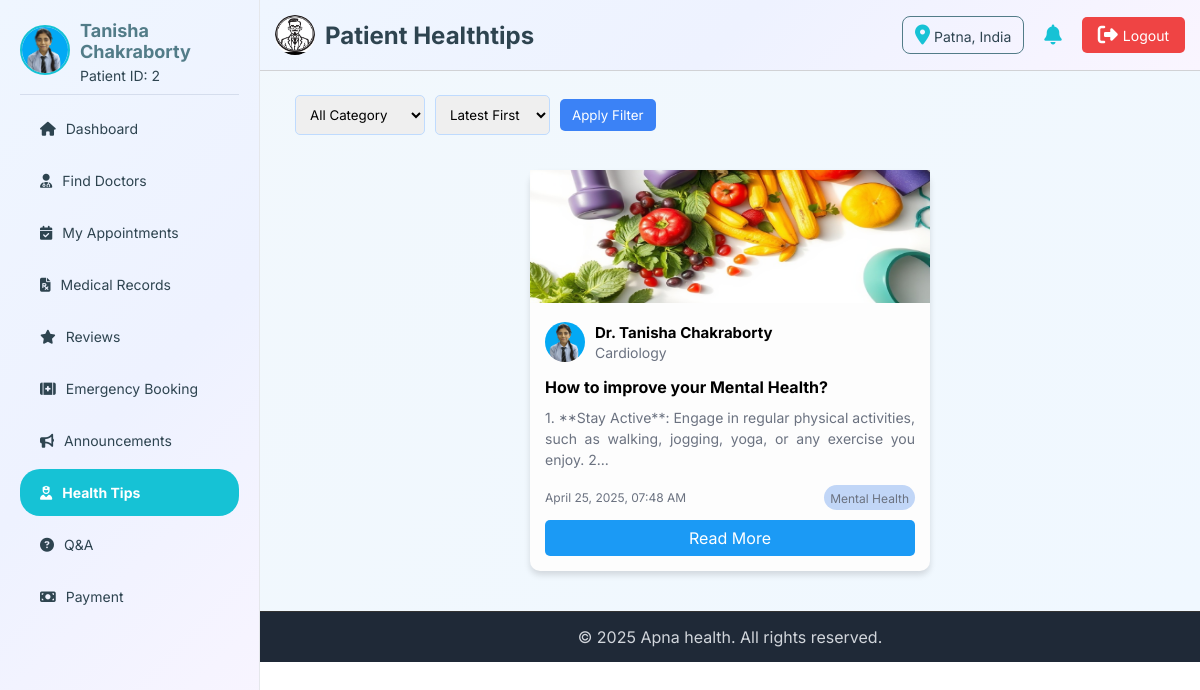
The app's page /patient/patient-healthtips.php (signed in) with its own data.
### tables this page shows
CREATE TABLE `patient` (
  `patient_id` int(11) NOT NULL,
  `name` varchar(100) NOT NULL,
  `email` varchar(255) NOT NULL,
  `password` varchar(255) NOT NULL,
  `phone` varchar(15) DEFAULT NULL,
  `gender` enum('Male','Female','Other') DEFAULT NULL,
  `dob` date DEFAULT NULL,
  `blood_group` varchar(10) DEFAULT NULL,
  `emergency_contact` varchar(16) DEFAULT NULL,
  `area` text DEFAULT NULL,
  `city` varchar(100) DEFAULT NULL,
  `state` varchar(100) DEFAULT NULL,
  `pincode` varchar(10) DEFAULT NULL,
  `profile_img` varchar(255) DEFAULT NULL,
  `availability` enum('Active','Inactive','Blocked') DEFAULT 'Active',
  `created_at` timestamp NOT NULL DEFAULT current_timestamp(),
  `updated_at` timestamp NOT NULL DEFAULT current_timestamp() ON UPDATE current_timestamp()
);

CREATE TABLE `health_tips` (
  `tip_id` int(11) NOT NULL,
  `doctor_id` int(11) NOT NULL,
  `title` varchar(255) NOT NULL,
  `description` text NOT NULL,
  `category` varchar(100) NOT NULL,
  `image` varchar(255) DEFAULT NULL,
  `likes` int(11) DEFAULT 0,
  `created_at` timestamp NOT NULL DEFAULT current_timestamp(),
  `updated_at` timestamp NOT NULL DEFAULT current_timestamp() ON UPDATE current_timestamp()
);

CREATE TABLE `doctor` (
  `doctor_id` int(11) NOT NULL,
  `UID` varchar(20) NOT NULL,
  `name` varchar(255) NOT NULL,
  `email` varchar(255) NOT NULL,
  `phone` varchar(15) DEFAULT NULL,
  `password` varchar(255) NOT NULL,
  `specialization` varchar(255) DEFAULT NULL,
  `experience` int(11) DEFAULT NULL,
  `qualification` text DEFAULT NULL,
  `bio` text DEFAULT NULL,
  `profile_img` varchar(255) DEFAULT NULL,
  `rating` decimal(3,2) DEFAULT 0.00,
  `total_reviews` int(11) DEFAULT 0,
  `availability` enum('Active','Inactive','Blocked') DEFAULT 'Active',
  `address` varchar(512) DEFAULT NULL,
  `gender` enum('Male','Female','Other') DEFAULT NULL,
  `dob` date DEFAULT NULL,
  `fees` decimal(10,2) DEFAULT NULL,
  `emergency` enum('Yes','No') DEFAULT NULL,
  `created_at` timestamp NOT NULL DEFAULT current_timestamp(),
  `updated_at` timestamp NOT NULL DEFAULT current_timestamp() ON UPDATE current_timestamp()
);

### patient/patient-healthtips.php (the view, shortened to what this page needs)
<?php
include '../connection.php';
$order_by = "ORDER BY created_at DESC";
$where_clause = "";
?>
<!DOCTYPE html>
<html lang="en">
<head>
    <link rel="stylesheet" href="https://cdnjs.cloudflare.com/ajax/libs/font-awesome/6.7.2/css/all.min.css"
 />
</head>
<body>
    <?php include 'patient-header.php'; ?>
    <main>
        <section class="first-sec">
            <form method="GET" class="sf-part">
                <div class="filter-group">
                    <select name="category">
                        <option value="" <?= empty($_GET['category']) ? 'selected' : '' ?>>All Category</option>
                    </select>
                </div>
                <div class="filter-group">
                    <select name="order">
                        <option value="desc" <?= ($_GET['order'] ?? '') === 'desc' ? 'selected' : '' ?>>Latest First
                        </option>
                    </select>
                </div>
                <button type="submit" id="filter-btn">Apply Filter</button>
            </form>
        </section>
        <section class="second-sec">
            <?php
    include '../connection.php';
    $query = "SELECT t.*, d.name AS doctor_name, d.specialization AS doctor_specialty, d.profile_img AS doctor_image
              FROM health_tips t
              JOIN doctor d ON t.doctor_id = d.doctor_id
              $where_clause $order_by";
    $result = mysqli_query($conn, $query);
    if (mysqli_num_rows($result) > 0):
        while ($row = mysqli_fetch_assoc($result)):
    ?>
            <div class="tips-box">
                <img src="../upload/doctor/<?= htmlspecialchars($row['image']) ?>" alt="img">
                <div class="box-top">
                    <img src="../upload/doctor/<?= htmlspecialchars($row['doctor_image']) ?>" alt="doc">
                    <div id="name">
                        <h3><?= htmlspecialchars($row['doctor_name']) ?></h3>
                        <p><?= htmlspecialchars($row['doctor_specialty']) ?></p>
                    </div>
                </div>
                <div class="box-middle">
                    <h4><?= htmlspecialchars($row['title']) ?></h4>
                    <p>
                        <?= substr(strip_tags($row['description']), 0, 120) ?>...
                    </p>
                </div>
                <div class="box-buttom">
                    <div id="data">
                        <data><?= date("F j, Y, h:i A", strtotime($row['created_at'])) ?></data>
                        <span id="back"><data><?= htmlspecialchars($row['category']) ?></data></span>
                    </div>
                    <a href="patient-tipsDetails.php?tip_id=<?= $row['tip_id'] ?>" id="readmore">Read More</a>
                </div>
            </div>
            <?php endwhile; else: ?>
            <p style="text-align:center; font-weight:500;">No health tips available at the moment.</p>
            <?php endif; ?>
        </section>
    </main>
    <?php include 'patient-footer.php'; ?>
</body>
</html>

### patient/patient-header.php (shortened to what this page needs)
<?php
include '../connection.php';
$defaultLogo = "../img/logo.jpg";
$logoPath = $defaultLogo;
$logoQuery = mysqli_query($conn, "SELECT logo FROM admin WHERE admin_id = 1 LIMIT 1");
if ($logoQuery && mysqli_num_rows($logoQuery) > 0) {
    $logoData = mysqli_fetch_assoc($logoQuery);
    if (!empty($logoData['logo']) && file_exists('../upload/admin/' . $logoData['logo'])) {
        $logoPath = '../upload/admin/' . $logoData['logo'];
    }
}
$location = "Unknown";
if (isset($_SESSION['patient_id'])) {
    $pid = $_SESSION['patient_id'];
    $locQuery = mysqli_query($conn, "SELECT location FROM log_info WHERE patient_id = $pid ORDER BY login_time DESC LIMIT 1");
    if ($locQuery && mysqli_num_rows($locQuery) > 0) {
        $locData = mysqli_fetch_assoc($locQuery);
        $location = $locData['location'] ?? "Unknown";
    }
}
$patient_id = $_SESSION['patient_id'] ?? null;
$patient_img = '../img/user.jpg';
$patient_name = 'Guest';
$patient_id_display = '---';
if ($patient_id) {
    $sql = "SELECT name, profile_img FROM patient WHERE patient_id = '$patient_id'";
    $result = mysqli_query($conn, $sql);
    if ($row = mysqli_fetch_assoc($result)) {
        $patient_name = $row['name'];
        $patient_id_display = $patient_id;
        if (!empty($row['profile_img']) && file_exists('../upload/patient/' . $row['profile_img'])) {
            $patient_img = '../upload/patient/' . $row['profile_img'];
        }
    }
}
?>
<!DOCTYPE html>
<html lang="en">
<head>
    <link rel="stylesheet" href="https://cdnjs.cloudflare.com/ajax/libs/font-awesome/6.7.2/css/all.min.css"
 />
</head>
<body>
    <header>
        <div class="header-left">
            <img src="<?= $logoPath ?>" alt="logo">
            <h2>
                <?php
            $pageName = basename($_SERVER['PHP_SELF'], '.php');
            $pageName = str_replace('-', ' ', $pageName);
            $pageName = ucwords($pageName);
            echo $pageName;
            ?>
            </h2>
        </div>
        <div class="header-right">
            <div id='location-box'><i class="fa-solid fa-location-dot"></i><span> <?= $location ?> </span></div>
            <i class="fa-solid fa-bell"></i>
            <a href="patient-logout.php"><i class="fa-solid fa-right-from-bracket"></i> Logout</a>
        </div>
    </header>
    <aside class="sidebar">
        <a href="../patient/patient-profile.php" class="profile">
            <span>
                <img src="<?= $patient_img ?>" alt="Profile Picture">
            </span>
            <span>
                <h3><?= htmlspecialchars($patient_name) ?></h3>
                <p>Patient ID: <?= htmlspecialchars($patient_id_display) ?></p>
            </span>
        </a>
        <ul class="menu">
            <li><a href="patient-dashboard.php"
                    class="<?= basename($_SERVER['PHP_SELF']) == 'patient-dashboard.php' ? 'current' : '' ?>"><i
                        class="fa-solid fa-house"></i> Dashboard</a></li>
            <li><a href="patient-finddoctor.php"
                    class="<?= basename($_SERVER['PHP_SELF']) == 'patient-finddoctor.php' ? 'current' : '' ?>"><i
                        class="fa-solid fa-user-doctor"></i> Find Doctors</a></li>
            <li><a href="patient-appointment.php"
                    class="<?= basename($_SERVER['PHP_SELF']) == 'patient-appointment.php' ? 'current' : '' ?>"><i
                        class="fa-solid fa-calendar-check"></i>My Appointments</a></li>
            <li><a href="patient-medicalRecord.php"
                    class="<?= basename($_SERVER['PHP_SELF']) == 'patient-medicalRecord.php' ? 'current' : '' ?>"><i
                        class="fa-solid fa-file-prescription"></i> Medical Records</a></li>
            <li><a href="patient-review.php"
                    class="<?= basename($_SERVER['PHP_SELF']) == 'patient-review.php' ? 'current' : '' ?>"><i
                        class="fa-solid fa-star"></i> Reviews</a></li>
            <li><a href="patient-emergency.php"
                    class="<?= basename($_SERVER['PHP_SELF']) == 'patient-emergency.php' ? 'current' : '' ?>"><i
                        class="fa-solid fa-kit-medical"></i> Emergency Booking</a></li>
            <li><a href="patient-announcements.php"
                    class="<?= basename($_SERVER['PHP_SELF']) == 'patient-announcements.php' ? 'current' : '' ?>"><i
                        class="fa-solid fa-bullhorn"></i> Announcements </a></li>
            <li><a href="patient-healthtips.php"
                    class="<?= basename($_SERVER['PHP_SELF']) == 'patient-healthtips.php' ? 'current' : '' ?>"><i
                        class="fa-solid fa-user-nurse"></i> Health Tips</a></li>
            <li><a href="patient-qna.php"
                    class="<?= basename($_SERVER['PHP_SELF']) == 'patient-qna.php' ? 'current' : '' ?>"><i
                        class="fa-solid fa-circle-question"></i> Q&A </a></li>
            <li><a href="patient-payment.php"
                    class="<?= basename($_SERVER['PHP_SELF']) == 'patient-payment.php' ? 'current' : '' ?>"><i
                        class="fa-solid fa-money-bill"></i> Payment </a></li>
        </ul>
    </aside>
</body>
</html>

### patient/patient-healthtips.php (style rules this page uses)
* { padding: 0; margin: 0; box-sizing: border-box; font-family: 'Inter', sans-serif; }
main { background: linear-gradient(135deg, #f2f8fc, #f0f8ff); padding: 80px 20px 20px 280px; }
.first-sec { display: flex; align-items: center; justify-content: space-between; gap: 20px; border-radius: 10px; padding: 15px; }
.sf-part { display: flex; align-items: center; gap: 10px; width: 65%; flex-wrap: wrap; }
.filter-group select, input[type="date"] { padding: 10px; border: 1px solid #BFDBFE; border-radius: 5px; outline: none; }
#search-btn, #filter-btn { background-color: #3B82F6; padding: 8px 12px; border: none; border-radius: 5px; color: white; cursor: pointer; }
.second-sec { display: flex; align-items: center; justify-content: center; gap: 20px; flex-wrap: wrap; margin: 20px 0; }
.tips-box { flex: 0 0 400px; background-color: #fdfdfd; border-radius: 10px; box-shadow: 0px 4px 6px rgba(0, 0, 0, 0.13); }
.tips-box img { width: 100%; aspect-ratio: 3; object-fit: fill; }
.box-top { display: flex; align-items: center; gap: 10px; padding: 15px; }
.box-top img { height: 40px; width: 40px; border-radius: 50%; object-fit: fill; }
.box-top h3 { font-size: 15px; margin-bottom: 2px; }
.box-top p { font-size: 14px; color: #6B7280; }
.box-middle { display: flex; flex-direction: column; align-items: flex-start; gap: 10px; width: 100%; padding: 0 15px; }
.box-middle h4 { font-size: 16px; }
.box-middle p { font-size: 14px; color: #6B7280; text-align: justify; line-height: 1.5; }
.box-buttom { display: flex; flex-direction: column; align-items: flex-start; gap: 10px; padding: 15px; }
#data { display: flex; align-items: center; justify-content: space-between; gap: 10px; width: 100%; }
#data data { font-size: 12px; color: #6B7280; }
#data #back { padding: 4px 6px; background-color: #c1d6f7; color: #1c52a9; border-radius: 20px; font-size: 14px; }
#readmore { text-decoration: none; width: 100%; background-color: #1B9AF5; border: none; text-align: center; padding: 8px 12px; color: white; border-radius: 5px; }

### patient/patient-header.php (style rules this page uses)
* { padding: 0; margin: 0; box-sizing: border-box; font-family: 'Inter', sans-serif; }
header { position: fixed; top: 0; left: 260px; background: linear-gradient(135deg, #EFF6FF 0%, #EEF2FF 50%, #FAF5FF 100%); display: flex; justify-content: space-between; align-items: center; padding: 15px; color: #2e4450; border-bottom: 1px solid #d1d2d5; z-index: 5; width: calc(100% - 260px); }
.header-left { display: flex; align-items: center; gap: 10px; }
.header-left img { height: 40px; width: 40px; border-radius: 50%; }
.header-right { display: flex; align-items: center; gap: 20px; }
#location-box { border-radius: 8px; padding: 8px 12px; font-size: 14px; border: 1px solid #527c88; }
.header-right i { font-size: 20px; cursor: pointer; color: #16c2d5; }
.header-right a { text-decoration: none; background-color: #EF4444; color: white; border: none; padding: 8px 16px; font-size: 14px; cursor: pointer; transition: 0.3s; border-radius: 5px; white-space: nowrap; display: flex; align-items: center; gap: 5px; }
.header-right a i { color: white; }
.sidebar { position: fixed; top: 0; left: 0; width: 260px; height: 100vh; background: linear-gradient(135deg, #EFF6FF 0%, #EEF2FF 50%, #FAF5FF 100%); color: #2e4450; display: flex; flex-direction: column; align-items: center; padding: 20px; border-right: 1px solid #E5E7EB; overflow-y: auto; z-index: 10; }
.profile { text-decoration: none; display: flex; align-items: center; justify-content: center; border-bottom: 1px solid #d5dded; width: 100%; padding-bottom: 10px; gap: 10px; }
.profile img { width: 50px; height: 50px; border-radius: 50%; border: 2px solid #16c2d5; object-fit: cover; }
.profile h3 { margin-bottom: 5px; font-size: 18px; color: #527c88; }
.profile p { font-size: 14px; color: #2e4450; }
.menu { list-style: none; padding: 10px 0; width: 100%; }
.menu li { width: 100%; }
.menu a { display: flex; align-items: center; gap: 10px; padding: 15px 20px; text-decoration: none; color: #2e4450; border-radius: 20px; font-size: 14px; margin-bottom: 5px; transition: 0.3s; }
.menu a.current { background: #16c2d5; color: white; font-weight: bold; }

### patient/patient-footer.php (style rules this page uses)
* { padding: 0; margin: 0; box-sizing: border-box; font-family: 'Inter', sans-serif; }

### records on screen
patient: profile_img (picture), name "Tanisha Chakraborty"
health_tips: image (picture), doctor.profile_img (picture), doctor.name "Dr. Tanisha Chakraborty", doctor.specialization "Cardiology", title "How to improve your Mental Health?", description "1. **Stay Active**: Engage in regular physical activities, such as walking, jogging, yoga, or any exercise you enjoy. 2", created_at "April 25, 2025, 07:48 AM", category "Mental Health"

### other values on screen
$pageName "Patient Healthtips"
$location "Patna, India"
$patient_id_display "2"
